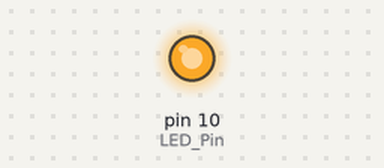
The sketch below on a simulated Arduino Uno, built with avr-gcc and run on an emulated ATmega328P. Parts: output pins drawn as LEDs (lit = HIGH).

Above: at 0.05 s.
At 0.6 s:
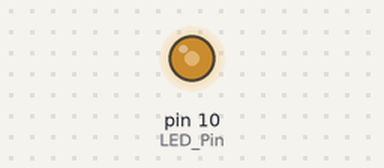
At 1.15 s:
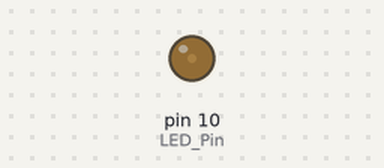
At 2.25 s:
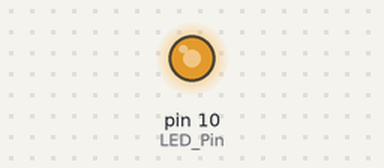
Timing chart, 0 to 5.9 s (numbered marks = the images above):
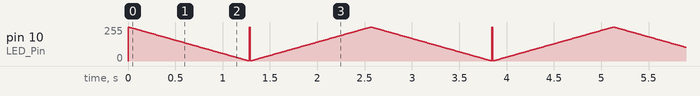

Measured:
- by itself, pin 10 (LED_Pin): moves between 1/255 and 255/255, repeating every 2.6 s

The sketch:

tutorial2_5_led.ino
```cpp
#define LED_Pin (10)

void setup() {
  Serial.begin(115200);
}

void loop() {
  uint16_t cnt;
  for (cnt = 0; cnt < 128; cnt++) {
    analogWrite(LED_Pin, 255 - (cnt << 1));
    delay(10);
  }
  for (cnt = 128; cnt > 0; cnt--) {
    analogWrite(LED_Pin, 255 - (cnt << 1));
    delay(10);
  }
}
```
